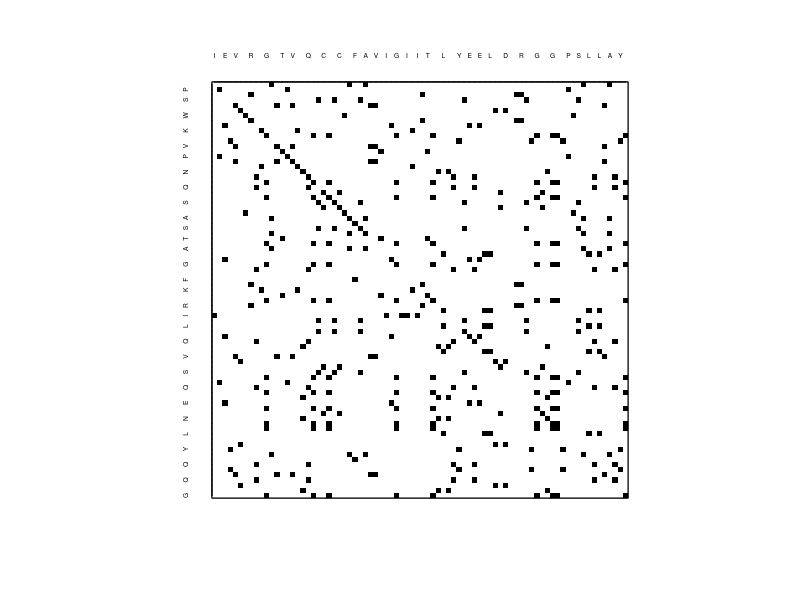

Write the R code that produced this figure.
#seqinr - R package to generate dot plots.
#dotPlot(a, b)
#dotplot - R package to rapidly generate dot plots as either traditional or ggplot graphics.

# INPUT LINES
a <- "IPEYVDWRQKGAVTPVKNQGSCGSCWAFSAVVTIEGIIKIRTGNLNQYSEQELLDCD1RRSYGCNGGYPWSALQLVAQYG"
b <- "APRSVDWREKGYVTPVKNQGQCGSCWAFSATGALEGQMFRKTGRLISLSEQNLVDCSGPQGNEGCNGGLMDYAFQYVQDNG"
#a <- "DOROTHYCROWFOOTHODGKIN"
#b <- "DOROTHYHODGKIN"

# FUNCTION TO SPLIT A STRING INTO A VECTOR OF N CHARACTERS
splitN <- function(x, n) {
  substring(x, # GRAB A STRING AND SPLIT IT INTO N CHARACTERS...
            seq(1,nchar(x),n), # FROM THIS INDEXES
            seq(n,nchar(x),n) #  TO THIS INDEXES
  ) 
}

# CREATE A VECTOR OF CHARACTERS FROM TH INPUTS
a <- splitN(a, 1) # SPLIT A INTO A VECTOR OF 1 CHARACTER
b <- splitN(b, 1) # SPLIT B INTO A VECTOR OF 1 CHARACTER
b <- rev(b) # REVERSE ONE OF THE INPUTS

r <- list()
# FOR EACH CHARACTER IN B
for (i in 1:length(b)) {
  r[[i]] <- a==b[i] # CREATE A LOGICAL VECTOR TESTING FOR THE PRESENCE OF THE CHARACTER IN B in A AND ADD IT TO A LIST
}

m <- matrix( # CREATE A MATRIX
        as.numeric(unlist(r)), # USING THE LIST OF LOGICAL VECTORS AS A SINGLE VECTOR
        nrow = length(b),  # WITH AS MANY ROWS AS CHARACTERS IN VECTOR B
        byrow = TRUE,  # FILL IN BY ROWS INSTEAD OF BY COLUMNS
        dimnames = list(b,a) # NAME EACH ROW AS EACH CHARACTER IN VECTOR B AND EACH COLUMN AS EACH CHARACTER IN VECTOR A
)

par(pty = "s") # MAKE A SQUARE GRAPHIC
image( # CREATE A DOTPLOT BY COLORING THE PIXELS
  t(m),  # ACCORDING TO THE LOGICAL VALUES ON THE MATRIX
  col = c("white", "black"), # 0 REPRESENTS A WHITE PIXEL AND 1 REPRESENTS A BLACK PIXEL
  xaxt = "n", # GET RID OF THE X AXIS
  yaxt = "n" # GET RID OF THE Y AXI
) 
box() # PUT A BORDER AROUND THE PLOT
axis(side = 3, # CREATE AN AXIS ON THE TOP SIDE OF THE PLOT
     at= seq(0,1, length.out = ncol(m)),  # AT EVERY PIXEL CORRESPONDING TO THE NUMBER OF CHARACTERS IN VECTOR A
     labels = colnames(m), # PUT LABELS ON THE AXIS EQUAL TO EACH CHARACTER IN VECTOR A
     cex.axis = 0.4, # SET THE SIZE OF THE LABELS
     tck = 0 # ELIMINATE TICKS
)
axis(side = 2, # CREATE AN AXIS ON THE LEFT SIDE OF THE PLOT
     at= seq(0,1, length.out = nrow(m)), # AT EVERY PIXEL CORRESPONDING TO THE NUMBER OF CHARACTERS IN VECTOR B
     labels = rownames(m), # PUT LABELS ON THE AXIS EQUAL TO EACH CHARACTER IN VECTOR B
     cex.axis = 0.4, # SET THE SIZE OF THE LABELS
     tck = 0 # ELIMINATE TICKS
)